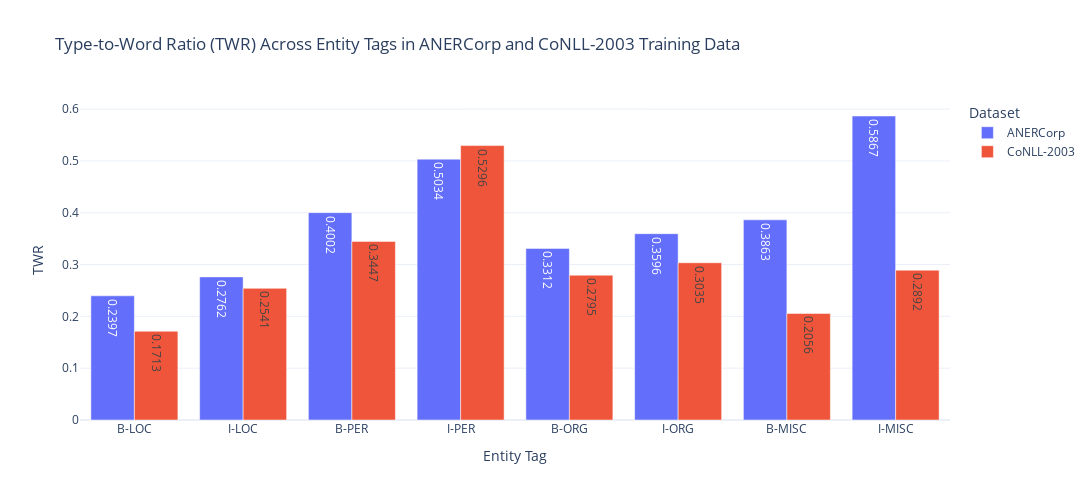

Notebook code for this chart:
### Code cell
# Creating the bar chart
fig = go.Figure()
tag_mapping = {
    'B-PERS': 'B-PER', 'I-PERS': 'I-PER',
    'B-PERS': 'B-PER', 'I-PERS': 'I-PER'
}
dataset_mapping = {
    'ANERCorp_CamelLab': 'ANERCorp'
}
train_split['Tag'] = train_split['Tag'].replace(tag_mapping)
train_split['Dataset'] = train_split['Dataset'].replace(dataset_mapping)
# Add bars for each dataset
for dataset in train_split['Dataset'].unique():
    subset = train_split[train_split['Dataset'] == dataset]
    fig.add_trace(go.Bar(
        x=subset['Tag'],
        y=subset['TTR'],
        name=dataset,
        text=subset['TTR'],
        textposition='auto'
    ))

# Update the layout
fig.update_layout(
    title='Type-to-Word Ratio (TWR) Across Entity Tags in ANERCorp and CoNLL-2003 Training Data',
    template="plotly_white",
    xaxis_title='Entity Tag',
    yaxis_title='TWR',
    barmode='group',
    legend_title="Dataset",
    height=500,
    width=1300
)

# Show the plot
fig.show()

### Figure 1 — Plotly figure (JSON) as saved in the notebook; plotly's stock layout.template omitted (floating-point values rounded to 4 significant figures)
{"data": [{"name": "ANERCorp", "text": [0.2397, 0.2762, 0.4002, 0.5034, 0.3312, 0.3596, 0.3863, 0.5867], "textposition": "auto", "type": "bar", "x": ["B-LOC", "I-LOC", "B-PER", "I-PER", "B-ORG", "I-ORG", "B-MISC", "I-MISC"], "y": [0.2397, 0.2762, 0.4002, 0.5034, 0.3312, 0.3596, 0.3863, 0.5867]}, {"name": "CoNLL-2003", "text": [0.1713, 0.2541, 0.3447, 0.5296, 0.2795, 0.3035, 0.2056, 0.2892], "textposition": "auto", "type": "bar", "x": ["B-LOC", "I-LOC", "B-PER", "I-PER", "B-ORG", "I-ORG", "B-MISC", "I-MISC"], "y": [0.1713, 0.2541, 0.3447, 0.5296, 0.2795, 0.3035, 0.2056, 0.2892]}], "layout": {"barmode": "group", "height": 500, "legend": {"title": {"text": "Dataset"}}, "title": {"text": "Type-to-Word Ratio (TWR) Across Entity Tags in ANERCorp and CoNLL-2003 Training Data"}, "width": 1300, "xaxis": {"title": {"text": "Entity Tag"}}, "yaxis": {"title": {"text": "TWR"}}}}
